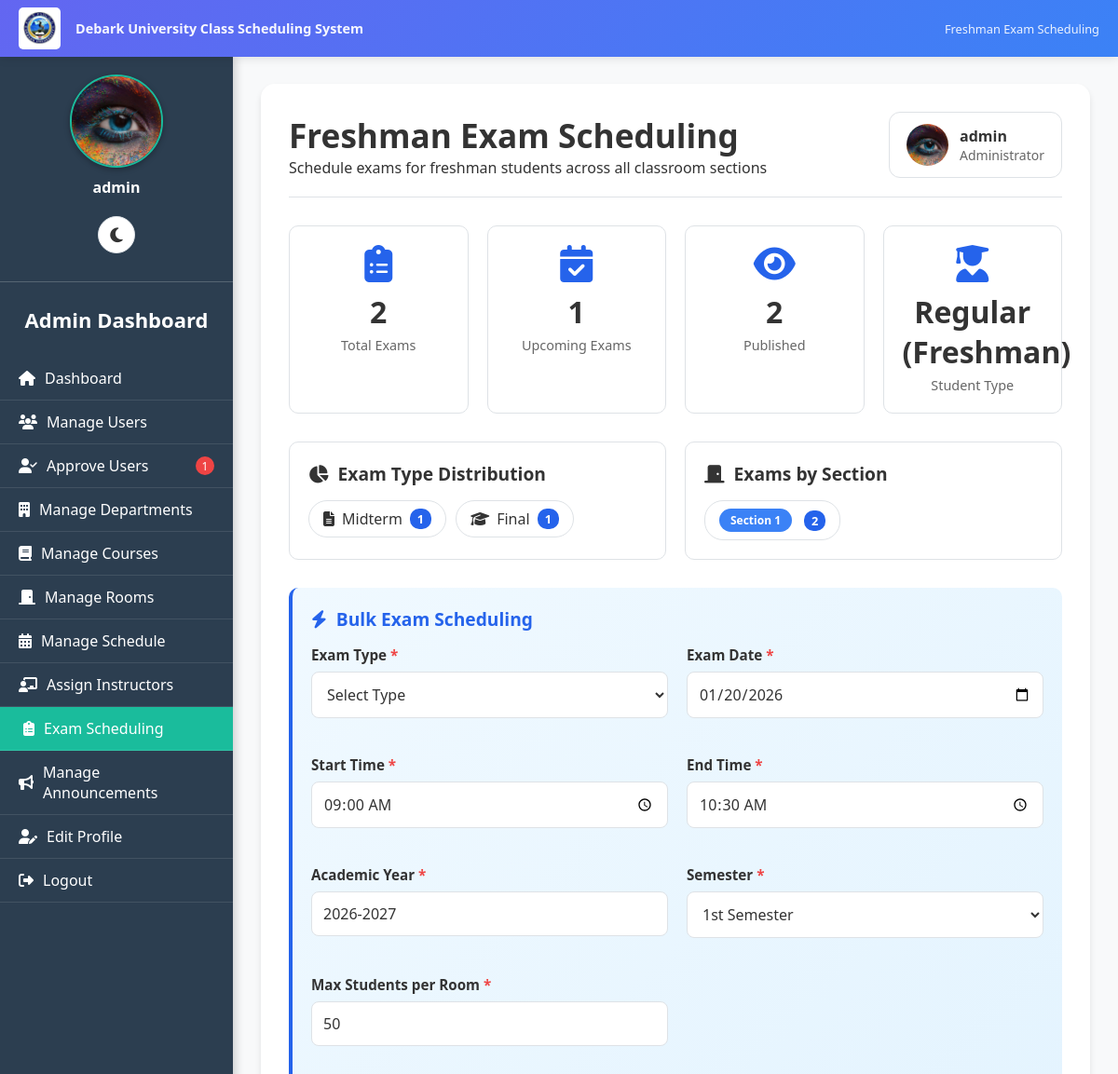
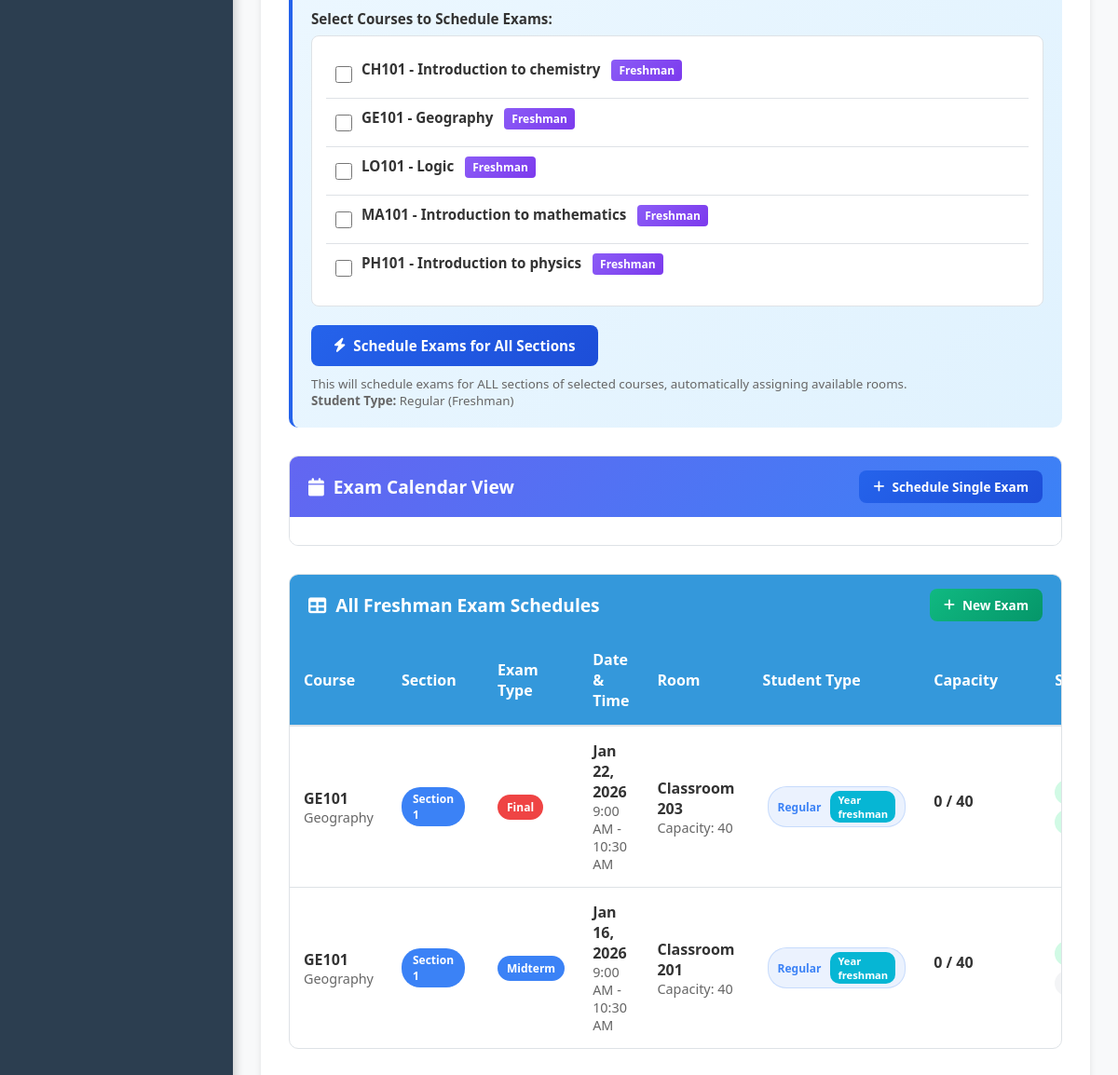
Screenshot of /admin/manage_exam_schedules.php (signed in) with the database file from the repository (2 pictures, top to bottom).
### tables this page shows
CREATE TABLE `users` (
  `user_id` int(11) NOT NULL,
  `username` varchar(50) NOT NULL,
  `password` varchar(255) NOT NULL,
  `full_name` varchar(100) NOT NULL,
  `student_id` varchar(50) DEFAULT NULL,
  `email` varchar(100) DEFAULT NULL,
  `role` enum('admin','instructor','student','department_head') NOT NULL,
  `department_id` int(11) DEFAULT NULL,
  `year` varchar(10) DEFAULT NULL,
  `created_at` timestamp NOT NULL DEFAULT current_timestamp(),
  `profile_picture` varchar(255) DEFAULT NULL,
  `email_verified` tinyint(1) DEFAULT 0,
  `verification_token` varchar(255) DEFAULT NULL,
  `is_approved` tinyint(1) DEFAULT 0,
  `is_verified` tinyint(1) NOT NULL DEFAULT 0,
  `id_number` varchar(20) DEFAULT NULL
);

CREATE TABLE `courses` (
  `course_id` int(11) NOT NULL,
  `course_code` varchar(20) NOT NULL,
  `course_name` varchar(100) NOT NULL,
  `credit_hours` int(11) NOT NULL,
  `department_id` int(11) DEFAULT NULL,
  `created_at` timestamp NOT NULL DEFAULT current_timestamp(),
  `prerequisite` varchar(255) DEFAULT NULL,
  `category` enum('Compulsory','Elective','Optional') DEFAULT 'Compulsory',
  `contact_hours` int(11) NOT NULL DEFAULT 3,
  `lab_hours` int(11) NOT NULL DEFAULT 0,
  `tutorial_hours` int(11) NOT NULL DEFAULT 0,
  `description` text DEFAULT NULL,
  `is_freshman` tinyint(1) DEFAULT 0
);

CREATE TABLE `exam_schedules` (
  `exam_id` int(11) NOT NULL,
  `course_id` int(11) NOT NULL,
  `exam_type` enum('Midterm','Final','Quiz','Assignment') NOT NULL,
  `exam_date` date NOT NULL,
  `start_time` time NOT NULL,
  `end_time` time NOT NULL,
  `room_id` int(11) NOT NULL,
  `supervisor_id` int(11) DEFAULT NULL,
  `academic_year` varchar(20) NOT NULL,
  `semester` varchar(50) NOT NULL,
  `max_students` int(11) DEFAULT 30,
  `instructions` text DEFAULT NULL,
  `created_by` int(11) NOT NULL,
  `created_at` timestamp NOT NULL DEFAULT current_timestamp(),
  `updated_at` timestamp NOT NULL DEFAULT current_timestamp() ON UPDATE current_timestamp(),
  `is_published` tinyint(1) DEFAULT 0,
  `status` varchar(20) DEFAULT 'active',
  `student_type` enum('regular','extension') DEFAULT 'regular',
  `year` varchar(10) NOT NULL DEFAULT '1',
  `instructor_id` int(11) DEFAULT NULL,
  `section_number` int(11) DEFAULT NULL COMMENT 'Section number for the exam'
);

CREATE TABLE `rooms` (
  `room_id` int(11) NOT NULL,
  `room_name` varchar(50) NOT NULL,
  `capacity` int(11) NOT NULL,
  `building` varchar(100) DEFAULT NULL,
  `is_available` tinyint(1) NOT NULL DEFAULT 1
);

### public/admin/manage_exam_schedules.php (the view, shortened to what the rows shown need)
<?php
require __DIR__ . '/../../includes/db.php';
include __DIR__ . '/../includes/darkmode.php';
$user_stmt = $pdo->prepare("SELECT username, email, profile_picture FROM users WHERE user_id=?");
$user_stmt->execute([$_SESSION['user_id']]);
$current_user = $user_stmt->fetch();
function getAdminProfilePicturePath($profile_picture) {
    $locations = [
        __DIR__ . '/../uploads/admin/' . $profile_picture,
        __DIR__ . '/../uploads/' . $profile_picture,
        __DIR__ . '/../../uploads/' . $profile_picture,
        'uploads/admin/' . $profile_picture,
        '../uploads/admin/' . $profile_picture,
        'uploads/' . $profile_picture,
        '../uploads/' . $profile_picture,
    ];
    foreach ($locations as $location) {
        if (file_exists($location)) {
            if (strpos($location, '/admin/') !== false) {
                return '../uploads/admin/' . $profile_picture;
            } elseif (strpos($location, 'uploads/admin/') !== false) {
                return 'uploads/admin/' . $profile_picture;
            } elseif (strpos($location, '../uploads/') !== false) {
                return '../uploads/' . $profile_picture;
            } elseif (strpos($location, 'uploads/') !== false) {
                return 'uploads/' . $profile_picture;
            }
        }
    }
    return '../assets/default_profile.png';
}
$profile_img_path = getAdminProfilePicturePath($current_user['profile_picture'] ?? '');
$freshman_courses = $pdo->query("
    SELECT DISTINCT c.course_id, c.course_code, c.course_name
    FROM courses c
    JOIN schedule s ON c.course_id = s.course_id
    WHERE (c.is_freshman = 1 OR s.year = 'freshman')
    ORDER BY c.course_code
")->fetchAll();
$exams_stmt = $pdo->prepare("
    SELECT es.*,
           c.course_code, c.course_name,
           r.room_name, r.capacity,
           COUNT(DISTINCT e.student_id) as registered_count
    FROM exam_schedules es
    JOIN courses c ON es.course_id = c.course_id
    JOIN rooms r ON es.room_id = r.room_id
    LEFT JOIN enrollments e ON e.course_id = es.course_id
        AND e.year = 'freshman'
        AND e.schedule_id IN (
            SELECT schedule_id
            FROM schedule
            WHERE course_id = es.course_id
            AND COALESCE(section_number, 1) = es.section_number
            AND year = 'freshman'
        )
    WHERE (es.student_type = 'regular' AND es.year = 'freshman')
       OR (es.student_type IS NULL AND es.year IS NULL)
    GROUP BY es.exam_id
    ORDER BY es.exam_date DESC, es.start_time, es.section_number
");
$exams_stmt->execute();
$exams = $exams_stmt->fetchAll();
?>
<!DOCTYPE html>
<html lang="en" data-theme="<?= $darkMode ? 'dark' : 'light' ?>">
<head>
<link rel="stylesheet" href="https://cdnjs.cloudflare.com/ajax/libs/font-awesome/6.4.0/css/all.min.css">
<link rel="stylesheet" href="https://cdn.jsdelivr.net/npm/fullcalendar@5.11.3/main.min.css">
<link rel="stylesheet" href="../../assets/css/darkmode.css">
</head>
<body>
<div class="sidebar" id="sidebar">
    <div class="sidebar-content">
        <div class="sidebar-profile">
            <img src="<?= htmlspecialchars($profile_img_path) ?>" alt="Profile Picture" id="sidebarProfilePic"
                 onerror="this.onerror=null; this.src='../assets/default_profile.png';">
            <p><?= htmlspecialchars($current_user['username']) ?></p>
        </div>
        <h2>Admin Dashboard</h2>
    </div>
</div>
<div class="main-content">
    <div class="content-wrapper">
        <div class="header">
            <div>
                <h1>Freshman Exam Scheduling</h1>
            </div>
            <div class="user-info">
                <img src="<?= htmlspecialchars($profile_img_path) ?>" alt="Profile" id="headerProfilePic"
                     onerror="this.onerror=null; this.src='../assets/default_profile.png';">
                <div>
                    <div><?= htmlspecialchars($current_user['username']) ?></div>
                    <small>Administrator</small>
                </div>
            </div>
        </div>
        <div class="bulk-scheduling">
            <form method="POST" id="bulkExamForm">
                <div class="form-group">
                    <div class="course-selection">
                        <?php foreach($freshman_courses as $course): ?>
                            <div class="course-item">
                                <input type="checkbox" name="course_ids[]" value="<?= $course['course_id'] ?>"
                                       id="bulk_course_<?= $course['course_id'] ?>">
                                <label for="bulk_course_<?= $course['course_id'] ?>" class="course-info">
                                    <div class="course-code">
                                        <?= htmlspecialchars($course['course_code']) ?> - <?= htmlspecialchars($course['course_name']) ?>
                                        <span class="freshman-badge">Freshman</span>
                                    </div>
                                </label>
                            </div>
                        <?php endforeach; ?>
                    </div>
                </div>
            </form>
        </div>
        <div class="exam-table-container">
            <?php if(!empty($exams)): ?>
                <div style="overflow-x: auto;">
                    <table class="exam-table">
                        <thead>
                            <tr>
                                <th>Course</th>
                                <th>Section</th>
                                <th>Exam Type</th>
                                <th>Date & Time</th>
                                <th>Room</th>
                                <th>Student Type</th>
                                <th>Capacity</th>
                                <th>Status</th>
                            </tr>
                        </thead>
                        <tbody>
                            <?php foreach($exams as $exam): ?>
                                <?php
                                $current_time = time();
                                $exam_timestamp = strtotime($exam['exam_date'] . ' ' . $exam['start_time']);
                                $is_past = $exam_timestamp < $current_time;
                                $is_upcoming = $exam_timestamp > $current_time;
                                $is_today = date('Y-m-d') == $exam['exam_date'];
                                $student_type = $exam['student_type'] ?? 'Not specified';
                                $year = $exam['year'] ?? '';
                                ?>
                                <tr>
                                    <td>
                                        <div style="font-weight: 600; color: var(--text-primary);">
                                            <?= htmlspecialchars($exam['course_code']) ?>
                                        </div>
                                        <div style="color: var(--text-secondary); font-size: 0.9rem;">
                                            <?= htmlspecialchars($exam['course_name']) ?>
                                        </div>
                                    </td>
                                    <td>
                                        <span class="section-badge section-<?= (($exam['section_number'] - 1) % 5) + 1 ?>">
                                            Section <?= $exam['section_number'] ?>
                                        </span>
                                    </td>
                                    <td>
                                        <span class="badge exam-badge-<?= strtolower($exam['exam_type']) ?>">
                                            <?= htmlspecialchars($exam['exam_type']) ?>
                                        </span>
                                    </td>
                                    <td>
                                        <div style="font-weight: 600; color: var(--text-primary);">
                                            <?= date('M d, Y', strtotime($exam['exam_date'])) ?>
                                        </div>
                                        <div style="color: var(--text-secondary); font-size: 0.9rem;">
                                            <?= date('g:i A', strtotime($exam['start_time'])) ?> - <?= date('g:i A', strtotime($exam['end_time'])) ?>
                                        </div>
                                    </td>
                                    <td>
                                        <div style="font-weight: 600; color: var(--text-primary);">
                                            <?= htmlspecialchars($exam['room_name']) ?>
                                        </div>
                                        <div style="color: var(--text-secondary); font-size: 0.9rem;">
                                            Capacity: <?= $exam['capacity'] ?>
                                        </div>
                                    </td>
                                    <td>
                                        <?php if($student_type && $student_type !== 'Not specified'): ?>
                                            <span class="student-type-badge <?= $student_type ?>">
                                                <?= ucfirst($student_type) ?>
                                                <?php if($year): ?>
                                                    <span class="year-badge">
                                                        Year <?= htmlspecialchars($year) ?>
                                                    </span>
                                                <?php endif; ?>
                                            </span>
                                        <?php else: ?>
                                            <span class="badge badge-secondary">Not specified</span>
                                        <?php endif; ?>
                                    </td>
                                    <td>
                                        <div style="font-weight: 600; color: var(--text-primary);">
                                            <?= $exam['registered_count'] ?> / <?= $exam['max_students'] ?>
                                        </div>
                                        <div class="progress-container">
                                            <div class="progress-bar">
                                            </div>
                                        </div>
                                    </td>
                                    <td>
                                        <div style="display: flex; flex-direction: column; gap: 5px;">
                                            <?php if($exam['is_published'] == 1): ?>
                                                <span class="badge badge-success">
                                                </span>
                                            <?php else: ?>
                                                <span class="badge badge-secondary">
                                                    <i class="fas fa-eye-slash"></i> Not Published
                                                </span>
                                            <?php endif; ?>
                                            <?php if($is_past): ?>
                                                <span class="badge badge-secondary">Past</span>
                                            <?php elseif($is_today): ?>
                                                <span class="badge badge-warning">Today</span>
                                            <?php elseif($is_upcoming): ?>
                                                <span class="badge badge-success">Upcoming</span>
                                            <?php endif; ?>
                                        </div>
                                    </td>
                                </tr>
                            <?php endforeach; ?>
                        </tbody>
                    </table>
                </div>
            <?php endif; ?>
        </div>
    </div>
</div>
</body>
</html>

### rows the page displays
users: profile_picture (picture), username "admin"
courses: course_code "CH101", course_name "Introduction to chemistry"
courses: course_code "GE101", course_name "Geography"
courses: course_code "LO101", course_name "Logic"
courses: course_code "MA101", course_name "Introduction to mathematics"
courses: course_code "PH101", course_name "Introduction to physics"
exam_schedules: course.course_code "GE101", course.course_name "Geography", section_number "1", exam_type "Final", exam_date "Jan 22, 2026", start_time "9:00 AM", end_time "10:30 AM", room.room_name "Classroom 203", room.capacity "40", student_type "Regular", year "freshman", registered_count "0", max_students "40"
exam_schedules: course.course_code "GE101", course.course_name "Geography", section_number "1", exam_type "Midterm", exam_date "Jan 16, 2026", start_time "9:00 AM", end_time "10:30 AM", room.room_name "Classroom 201", room.capacity "40", student_type "Regular", year "freshman", registered_count "0", max_students "40"

### other values shown
$pending_approvals "1"
$total_exams "2"
$upcoming_exams "1"
$published_exams "2"
$type "Midterm"
$count "1"
$type "Final"
$section "1"
$count "2"
